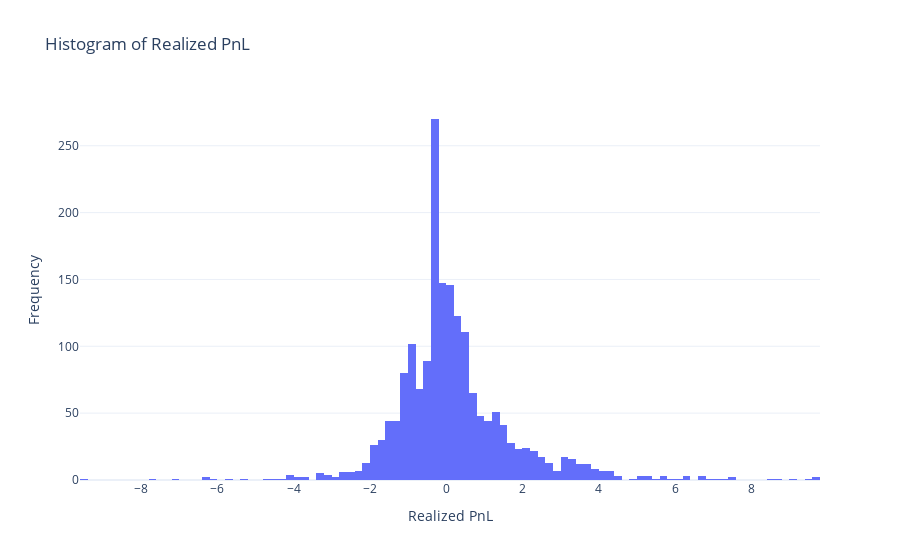

Notebook code cell kept with this figure:
### Code cell
filtered_pnl = realized_pnl[realized_pnl != 0]

# Create the histogram
fig = px.histogram(filtered_pnl, x=filtered_pnl, nbins=100, title='Histogram of Realized PnL')

# Update the labels
fig.update_layout(
    xaxis_title='Realized PnL',
    yaxis_title='Frequency',
    template='plotly_white'
)

# Show the plot
fig.show()

### Figure 1 — Plotly figure (JSON) as saved in the notebook; plotly's stock layout.template omitted (floating-point values rounded to 4 significant figures; data arrays with more than 128 entries replaced by an {"elided": "..."} marker saying what was removed)
{"data": [{"alignmentgroup": "True", "bingroup": "x", "hovertemplate": "x=%{x}<br>count=%{y}<extra></extra>", "legendgroup": "", "marker": {"color": "#636efa", "pattern": {"shape": ""}}, "name": "", "nbinsx": 100, "offsetgroup": "", "orientation": "v", "showlegend": false, "x": {"elided": "1837 float values"}, "xaxis": "x", "yaxis": "y", "type": "histogram"}], "layout": {"xaxis": {"anchor": "y", "domain": [0.0, 1.0], "title": {"text": "Realized PnL"}}, "yaxis": {"anchor": "x", "domain": [0.0, 1.0], "title": {"text": "Frequency"}}, "legend": {"tracegroupgap": 0}, "title": {"text": "Histogram of Realized PnL"}, "barmode": "relative"}}
